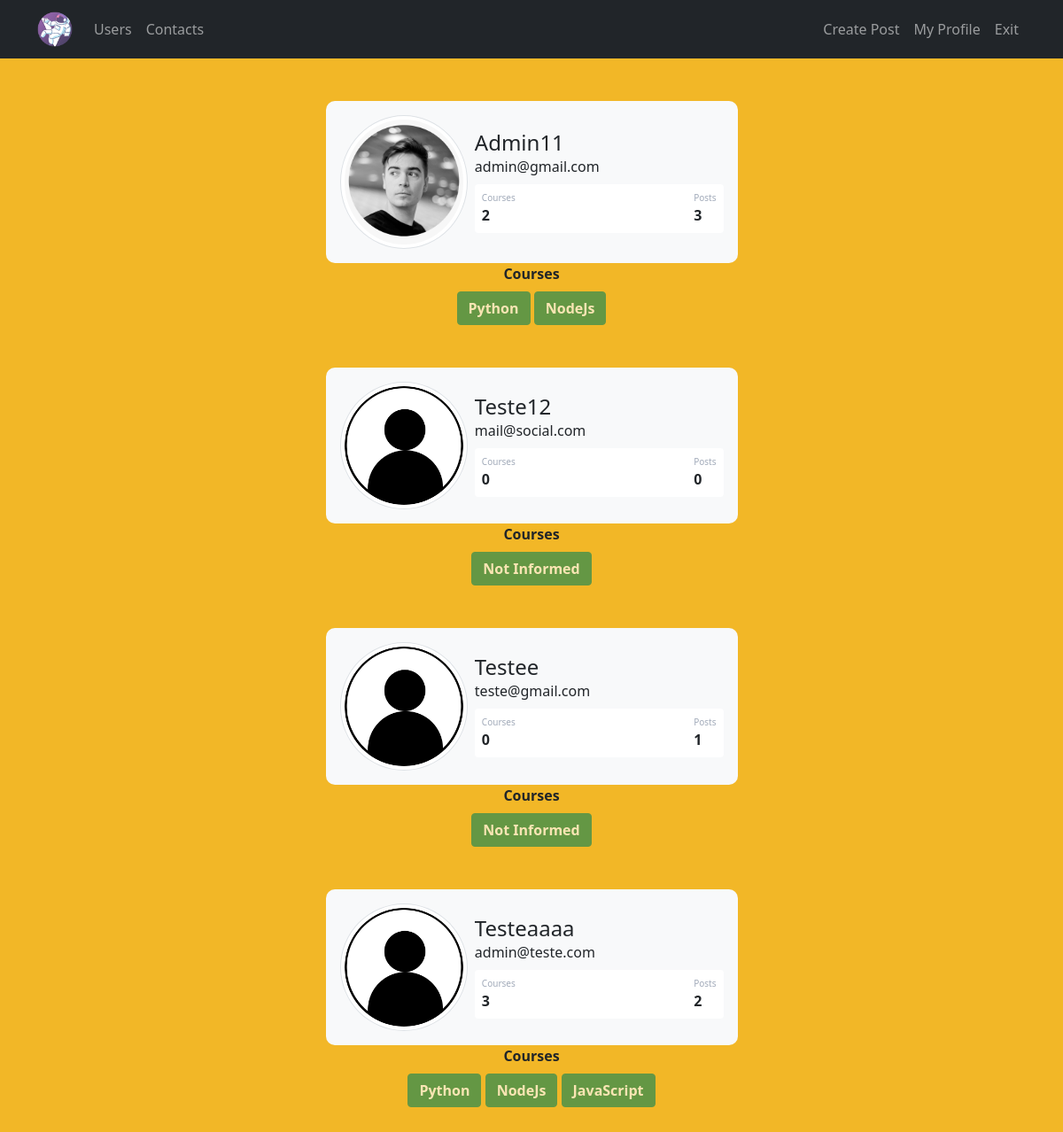
Screenshot of /user (signed in) with the database file from the repository.
### site_web/models.py (models this page shows)
class User(database.Model, UserMixin):
    id = database.Column(database.Integer, primary_key=True)
    username = database.Column(database.String, nullable=False)
    email = database.Column(database.String, nullable=False, unique=True)
    password = database.Column(database.String, nullable=False)
    profile_picture = database.Column(database.String, default='default.jpg')
    courses = database.Column(database.String, nullable=False, default='Not Informed')
    posts = database.relationship('Post', backref='author', lazy=True)
    def count_post(self):
        return len(self.posts)

### site_web/routes.py (the view)
@app.route("/user")
@login_required
def user():
    list_user = User.query.all()
    return render_template("user.html", list_user=list_user)

### site_web/models.py (called while the page is built)
@login_manager.user_loader
def load_user(id_user):
    return User.query.get(int(id_user))

### site_web/templates/user.html (shortened to what this page needs)
{% extends 'base.html' %}
{% block body %}
    {% for user in list_user %}
        <div class="container mt-5 d-flex justify-content-center">
        <div class="card p-3 col-5 border-0 bg-light">
            <div class="d-flex align-items-center">
            <img
                src="{{ url_for('static', filename='media/{}'.format(user.profile_picture)) }}"
                class="rounded-circle img-thumbnail col-md-4 me-2"/>
            <div class="col">
                <h4 class="mb-0 mt-0 text-capitalize">{{ user.username }}</h4>
                <span>{{ user.email }}</span>
                <div class="p-2 mt-2 bg-white d-flex justify-content-between rounded">
                <div class="d-flex flex-column">
                    <span class="articles">Courses</span>
                    {% if 'Not Informed' in  user.courses or  user.courses == '' %}
                        <span class="fw-bold">0</span>
                    {% else %}
                        <span class="fw-bold">
                        {{ user.courses.count(';') + 1 }}
                        </span>
                    {% endif %}
                </div>
                <div class="d-flex flex-column">
                    <span class="rating">Posts</span>
                    <span class="fw-bold">{{ user.count_post() }}</span>
                </div>
                </div>
            </div>
            </div>
        </div>
        </div>
        <div class="container">
        <div class="row justify-content-center">
            <div class="col col-4 text-center">
            <strong>Courses</strong><br />
            {% if user.courses %}
                {% for course in user.courses.split(';') %}
                    <button type="button" class="btn btn-success mt-2 fw-bolder" disabled>
                        {{ course }}
                    </button>
                {% endfor %}
            {% else %}
                <button type="button" class="btn btn-success mt-2 fw-bolder" disabled>
                    No Courses Registered :(
                </button>
            {% endif %}
            </div>
        </div>
        </div>
    {% endfor %}
{% endblock body %}

### site_web/static/main.css (style rules this page uses)
#color01 { background-color: #f2b727; }
.card { border-radius: 10px; }
.articles { font-size: 10px; color: #a1aab9 }
.rating { font-size: 10px; color: #a1aab9 }

### rows the page displays
User: profile_picture (picture), username "Admin11", email "admin@gmail.com", courses "2", count_post "3", course "Python" "NodeJs"
User: profile_picture (placeholder picture), username "Teste12", email "mail@social.com", shows "0", count_post "0", courses "Not Informed"
User: profile_picture (placeholder picture), username "Testee", email "teste@gmail.com", shows "0", count_post "1", courses "Not Informed"
User: profile_picture (placeholder picture), username "Testeaaaa", email "admin@teste.com", courses "3", count_post "2", course "Python" "NodeJs" "JavaScript"
